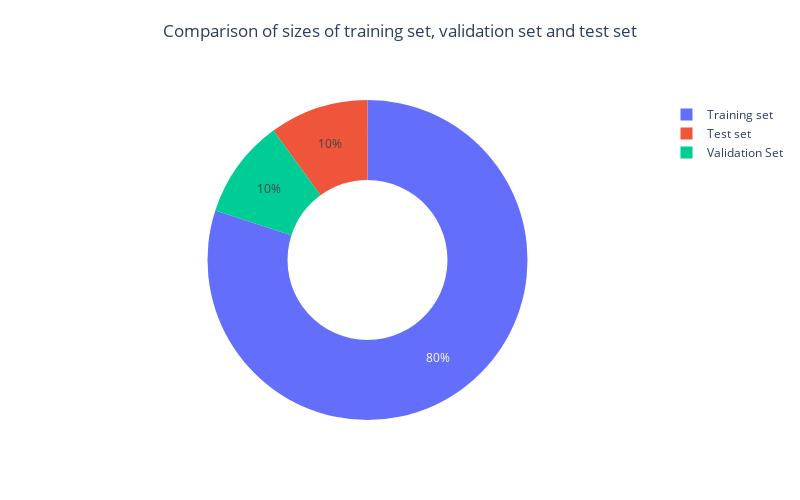

Source (notebook cell):
### Code cell
# Feature-target split
X, y = data.drop('label', axis = 1), data['label']

# Train-test split (from complete data)
X_train, X_test, y_train, y_test = train_test_split(X, y, test_size = 0.2, random_state = 40)
data_train = pd.concat([X_train, y_train], axis = 1)

# Validation-test split (from test data)
X_val, X_test, y_val, y_test = train_test_split(X_test, y_test, test_size = 0.5, random_state = 40)
data_val, data_test = pd.concat([X_val, y_val], axis = 1), pd.concat([X_test, y_test], axis = 1)

# Comparison of sizes of training set, validation set and test set
values = np.array([len(data_train), len(data_val), len(data_test)])
labels = ['Training set', 'Validation Set', 'Test set']
fig = go.Figure(data = [go.Pie(values = values, labels = labels, hole = 0.5, textinfo = 'percent', title = " ")])
text_title = "Comparison of sizes of training set, validation set and test set"
fig.update_layout(height = 500, width = 800, showlegend = True, title = dict(text = text_title, x = 0.5, y = 0.95))
fig.show()

### Figure 1 — Plotly figure (JSON) as saved in the notebook; plotly's stock layout.template omitted (floating-point values rounded to 4 significant figures)
{"data": [{"hole": 0.5, "labels": ["Training set", "Validation Set", "Test set"], "textinfo": "percent", "title": {"text": " "}, "values": [22241, 2780, 2781], "type": "pie"}], "layout": {"title": {"text": "Comparison of sizes of training set, validation set and test set", "x": 0.5, "y": 0.95}, "height": 500, "width": 800, "showlegend": true}}
